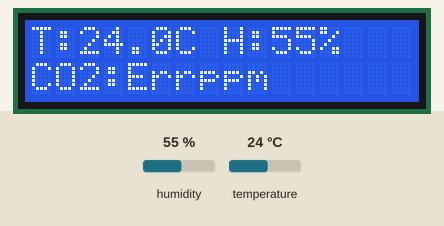
A sketch run on a simulated Arduino Uno, built with avr-gcc and run on an emulated ATmega328P. On the bench: 16×2 character LCD. The test bench sets the inputs (shaded band); at power-on: humidity 55 %, temperature 24 °C. The local clock reads 2024-03-15 10:24:30 at power-on unless the sketch sets it; storage starts empty.

Above: at 3.6 s.
3.7 s: humidity set to 22 %
At 11.17 s:
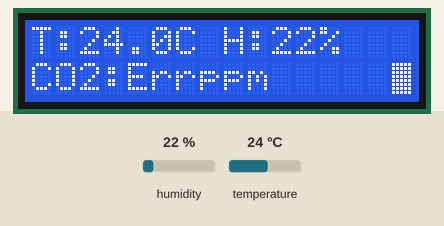
12.8 s: temperature set to 12 °C
At 16.9 s:
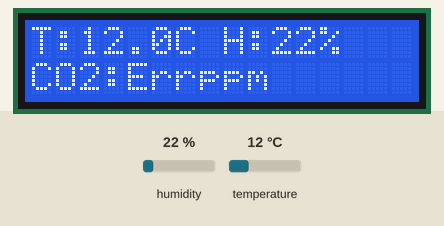
22.8 s: humidity set to 40 %
At 30.2 s:
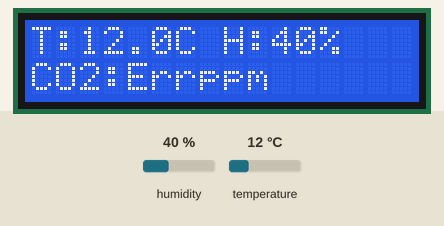
32.5 s: temperature set to 19 °C
At 36.9 s:
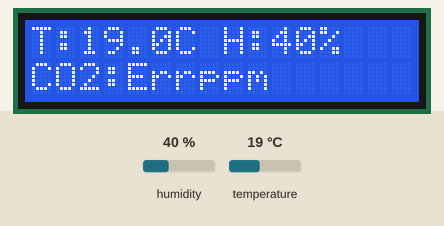
Timing chart, 0 to 38.4 s (numbered marks = the images above; inputs shaded):
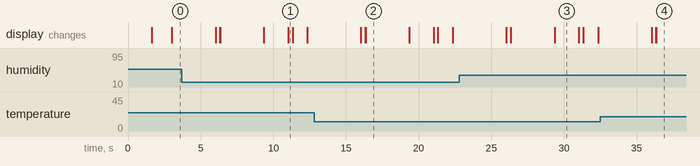

The sketch:

sketch_may12a.ino
```cpp
#include <Wire.h>
#include "RTClib.h"
#include <SPI.h>
#include <SD.h>
#include <DHT.h>
#include <SoftwareSerial.h>
#include <LiquidCrystal_I2C.h>

// === Пины ===
const int chipSelect = 4;
#define DHTPIN 2
#define DHTTYPE DHT22
#define CO2_RX_PIN A1
#define CO2_TX_PIN A0

// === Тайминги ===
const unsigned long DHT_INTERVAL     = 2000;
const unsigned long CO2_INTERVAL     = 5000;
const unsigned long LOG_INTERVAL     = 5000;
const unsigned long DISPLAY_INTERVAL = 3000;   // ← время показа одного экрана

// === Объекты ===
DHT dht(DHTPIN, DHTTYPE);
RTC_DS3231 rtc;
SoftwareSerial co2Serial(CO2_TX_PIN, CO2_RX_PIN);
LiquidCrystal_I2C lcd(0x27, 16, 2);

// Команда MH-Z19B
const byte CO2_CMD[9] = {0xFF,0x01,0x86,0,0,0,0,0,0x79};

// Показатели
float lastTemp = NAN, lastHumi = NAN;
int   lastCO2  = -1;

// Служебные переменные времени
unsigned long prevDHT = 0, prevCO2 = 0, prevLog = 0, prevDisp = 0;

// Буферы
char dateBuf[11], timeBuf[9];

// Текущий «экран» 0 — дата/время, 1 — датчики
byte screen = 0;

// Короткое имя файла
char filename[13];  // 8 символов + .csv + \0

void setup() {
  Serial.begin(9600);
  Wire.begin();

  lcd.init();
  lcd.backlight();
  lcd.clear();
  lcd.print("Initializing...");

  if (!rtc.begin()) {
    lcd.clear(); lcd.print("RTC Error!");
    while (1);
  }

  if (rtc.lostPower()) {
//rtc.adjust(DateTime(F(__DATE__), F(__TIME__)));
}

  dht.begin();
  co2Serial.begin(9600);

  if (!SD.begin(chipSelect)) {
    lcd.clear(); lcd.print("SD Error!");
    while (1);
  }

  // Создание короткого имени файла 8+3
  DateTime now = rtc.now();
  sprintf(filename, "%02d%02d%02d%02d.csv", now.day(), now.hour(), now.minute(), now.second());
  // Пример: 18092315.csv

  File dataFile = SD.open(filename, FILE_WRITE);
  if (dataFile) {
    dataFile.println("Date,Time,Temp(C),Hum(%),CO2(ppm)");
    dataFile.close();
  } else {
    lcd.clear(); lcd.print("File Error!");
    while (1);
  }

  delay(1500);
  lcd.clear();
}

void loop() {
  unsigned long nowMs = millis();

  /* ---------- Чтения датчиков ---------- */
  if (nowMs - prevDHT >= DHT_INTERVAL) {
    prevDHT = nowMs;
    float h = dht.readHumidity();
    float t = dht.readTemperature();
    if (!isnan(h) && !isnan(t)) { lastHumi = h; lastTemp = t; }
  }

  if (nowMs - prevCO2 >= CO2_INTERVAL) {
    prevCO2 = nowMs;
    int co2 = readCO2();
    if (co2 != -1) lastCO2 = co2;
  }

  /* ---------- Запись на SD ---------- */
  if (nowMs - prevLog >= LOG_INTERVAL) {
    prevLog = nowMs;

    DateTime ts = rtc.now();
    sprintf(dateBuf, "%04d-%02d-%02d", ts.year(), ts.month(), ts.day());
    sprintf(timeBuf, "%02d:%02d:%02d", ts.hour(), ts.minute(), ts.second());

    File f = SD.open(filename, FILE_WRITE);
    if (f) {
      f.print(dateBuf); f.print(','); f.print(timeBuf); f.print(',');
      f.print(lastTemp,1); f.print(','); f.print(lastHumi,1); f.print(',');
      f.println(lastCO2 != -1 ? String(lastCO2) : "Err");
      f.close();
      flashRec(); // мигаем индикатором записи
    }
  }

  /* ---------- Переключение экранов ---------- */
  if (nowMs - prevDisp >= DISPLAY_INTERVAL) {
    prevDisp = nowMs;
    screen ^= 1;                         // 0 → 1 → 0 …
    updateDisplay();
  }
}

/* ===== Функции ===== */

void updateDisplay() {
  lcd.clear();
  if (screen == 0) {                     // Экран 1: дата + время
    DateTime t = rtc.now();
    sprintf(dateBuf, "%04d-%02d-%02d", t.year(), t.month(), t.day());
    sprintf(timeBuf, "%02d:%02d:%02d", t.hour(), t.minute(), t.second());
    lcd.setCursor(0,0); lcd.print(dateBuf);
    lcd.setCursor(0,1); lcd.print(timeBuf);
  } else {                               // Экран 2: датчики
    lcd.setCursor(0,0);
    lcd.print("T:"); lcd.print(lastTemp,1); lcd.print("C ");
    lcd.print("H:"); lcd.print(lastHumi,0); lcd.print("%");
    lcd.setCursor(0,1);
    lcd.print("CO2:");
    if (lastCO2 != -1) lcd.print(lastCO2);
    else               lcd.print("Err");
    lcd.print("ppm");
  }
}

void flashRec() {
  lcd.setCursor(15,1); lcd.write(byte(255));
  delay(300);
  lcd.setCursor(15,1); lcd.print(' ');
}

int readCO2() {
  co2Serial.write(CO2_CMD, 9);
  byte resp[9];
  if (co2Serial.readBytes(resp, 9) == 9) return (resp[2]<<8)|resp[3];
  return -1;
}
```

Measured:
- what the display in image 2 shows lasts 2.9 s, from 16.4 s to 19.3 s
- what the display in image 3 shows lasts 1.6 s, from 29.4 s to 31.0 s
